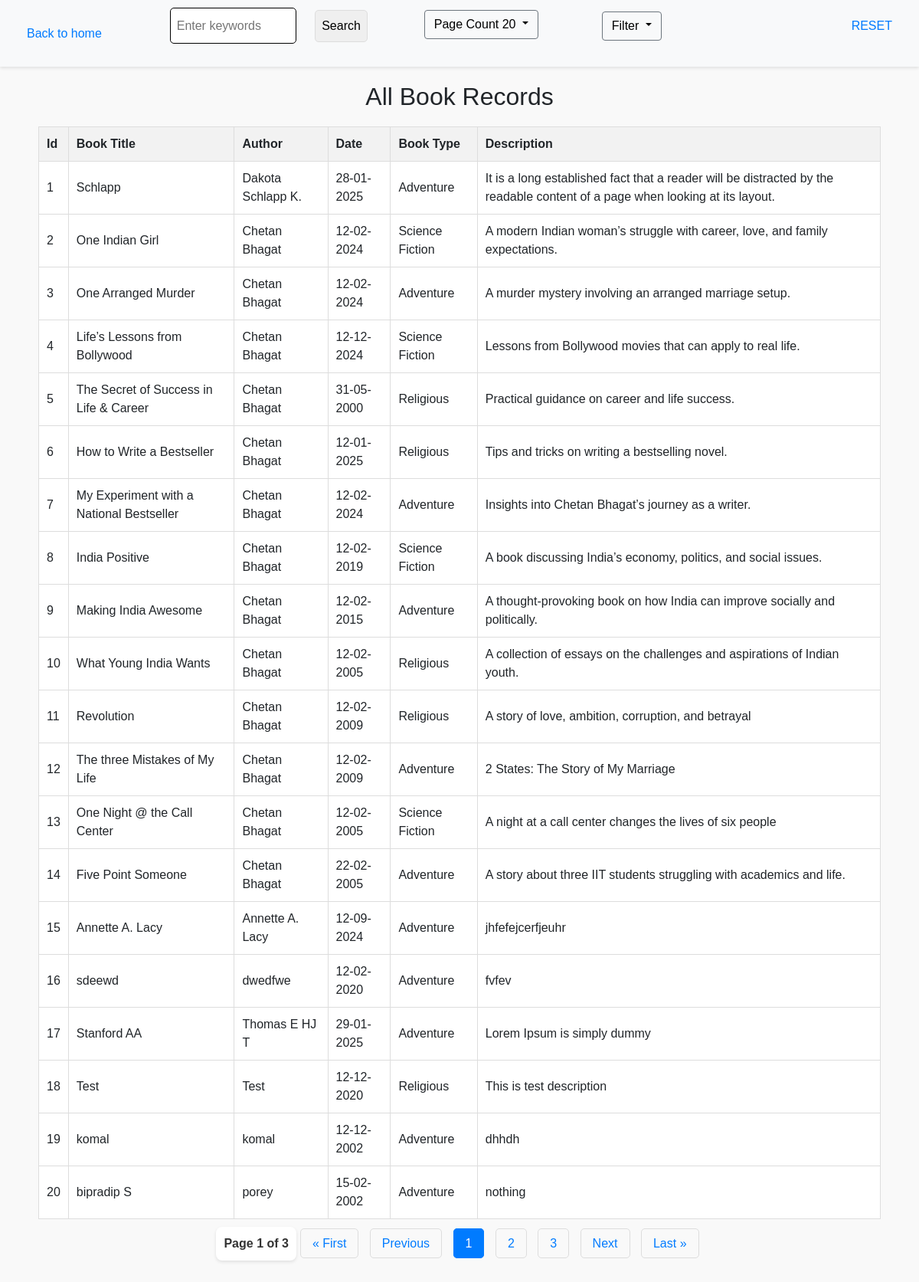
The app's page /display_all?records_per_page=20&search=&filter= with its own data.
### myapp/models.py (models this page shows, shortened)
class user(models.Model):
    id = models.AutoField(primary_key=True)
    title = models.CharField(max_length=50)
    book_type = models.CharField(max_length=30)
    author = models.CharField(max_length=50)
    date = models.DateField()
    description = models.TextField()
    updated_at = models.DateTimeField(auto_now=True)
    class Meta:
        ordering = ['-id']

### myapp/views.py (the view, shortened to what this page needs)
# urls.py: path('display_all', views.display_all, name='display_all'),
def display_all(request):
    search_query = request.GET.get('search', '')  # Fetch search query from request
    filter_option = request.GET.get('filter', '')  # Fetch filter option if any
    try:
        records_per_page = int(request.GET.get('records_per_page', 5))  # Default to 5 if not set or invalid
    except ValueError:
        records_per_page = 5  # Fallback to default if conversion fails
    users = user.objects.all().order_by('-id')
    if filter_option == 'published_before_2024':
        users = users.filter(date__lt='2024-01-01')  # Filter users with date before 2024
    elif filter_option == 'published_after_2024':
        users = users.filter(date__gte='2024-01-01')  # Filter users with date after 2024
    elif filter_option == 'Religious':
        users = users.filter(book_type__icontains='Religious')
    elif filter_option == 'Adventure':
        users = users.filter(book_type__icontains='Adventure')
    elif filter_option == 'Science Fiction':
        users = users.filter(book_type__icontains='Science Fiction')
    paginator = Paginator(users, records_per_page)
    page_number = request.GET.get('page', 1)  # Get current page number (default to 1)
    page_obj = paginator.get_page(page_number)
    for idx, user_obj in enumerate(page_obj.object_list, start=1):
        user_obj.display_id = idx
    start_index = (page_obj.number - 1) * records_per_page
    return render(request,'display_all.html', {
        'users': page_obj,  # Paginated user data
        'search': search_query,  # Include the search query
        'filter': filter_option,  # Include the filter option
        'records_per_page': records_per_page,  # Include records per page selected
        'start_index': start_index  # Records per page
    })

### myapp/templates/display_all.html (shortened to what this page needs)
<!DOCTYPE html>
<html lang="en">
<head>
    <link href="https://cdn.jsdelivr.net/npm/bootstrap@4.6.2/dist/css/bootstrap.min.css"
    rel="stylesheet">
</head>
<body>
    <div class="navbar">
        <a href="{% url 'index' %}">Back to home</a>
        <form action="{% url 'display_all' %}" method="get" onsubmit="disableSearchButton()">
                <input type="text" style="width: 165px; height: 47px; border-radius: 5px; border: 1px solid black;"
                   id="searchInput" placeholder="Enter keywords" name="search" value="{{ search }}" required> &nbsp;
            <input type="submit" id="searchButton" value="Search">
        </form>
     <form action="{% url 'display_all' %}" method="get" class="mb-4">
        <div class="dropdown dropdown-hover me-3">
            <button data-bs-toggle="dropdown" class="btn btn-secondary dropdown-toggle" type="button"
                id="dropdownMenuButton" style="background-color: transparent; color: black;"
                data-mdb-toggle="dropdown" aria-expanded="false">
                Page Count {{ records_per_page|default:5 }}
            </button>&nbsp;&nbsp;
        </div>
    </form>
    <form action="{% url 'display_all' %}" method="get">
    <div class="d-flex justify-content-center" style="margin-right: 150px;">
        <div class="dropdown dropdown-hover me-3">
            <button data-bs-toggle="dropdown" class="btn btn-secondary dropdown-toggle" type="button"
                id="dropdownMenuButton" style="background-color: transparent; color: black;"
                data-mdb-toggle="dropdown" aria-expanded="false">
                Filter
            </button>&nbsp;&nbsp;
        </div>
    </div>
</form>
                    <a href="{% url 'records_per_page_view_2' %}?default=true" style="margin-bottom: 20px;">RESET</a>
                </div>
    {% if not users %}
    <p style="text-align: center; color: #888;">No records found. Try adjusting your filters or search terms.</p>
    {% else %}
    <div class="container">
        <h2 style="text-align: center;">All Book Records</h2>
        <table>
            <tr>
                <th>Id</th>
                <th>Book Title</th>
                <th>Author</th>
                <th>Date</th>
                <th>Book Type</th>
                <th>Description</th>
            </tr>
            {% for i in users %}
            <tr>
                <td scope="row">{{ users.start_index|add:forloop.counter0 }}</td>
                <td>{{ i.title }}</td>
                <td>{{ i.author }}</td>
                <td>{{ i.date|date:'d-m-Y' }}</td>
                <td>{{ i.book_type }}</td>
                <td>{{ i.description }}</td>
            </tr>
            {% endfor %}
        </table>
        <div class="pagination">
            <div class="page-info">
                Page {{ users.number }} of {{ users.paginator.num_pages }}
            </div>
            <div class="pagination-links">
            {% if users.has_previous %}
                <a href="?page=1&search={{ search }}&filter={{ filter }}&records_per_page={{ records_per_page }}">« First</a>
                <a href="?page={{ users.previous_page_number }}&search={{ search }}&filter={{ filter }}&records_per_page={{ records_per_page }}">Previous</a>
            {% else %}
                <a class="disabled">« First</a>
                <a class="disabled">Previous</a>
                {% endif %}
                {% for num in users.paginator.page_range %}
                {% if users.number == num %}
                <a class="active">{{ num }}</a>
                {% else %}
                    <a href="?page={{ num }}&search={{ search }}&filter={{ filter }}&records_per_page={{ records_per_page }}">{{ num }}</a>
                    {% endif %}
            {% endfor %}
            {% if users.has_next %}
                <a href="?page={{ users.next_page_number }}&search={{ search }}&filter={{ filter }}&records_per_page={{ records_per_page }}">Next</a>
                <a href="?page={{ users.paginator.num_pages }}&search={{ search }}&filter={{ filter }}&records_per_page={{ records_per_page }}">Last »</a>
            {% else %}
                <a class="disabled">Next</a>
                <a class="disabled">Last »</a>
                {% endif %}
            </div>
        </div>
        {% endif %}
</body>
</html>

### myapp/templates/display_all.html (style rules this page uses)
body { font-family: Arial, sans-serif; margin: 0; padding: 0; background-color: #f9f9f9; }
.navbar { display: flex; justify-content: space-between; background-color: #f8f9fa; padding: 10px 20px; box-shadow: 0 2px 4px rgba(0, 0, 0, 0.1); }
.navbar a { color: #007bff; text-decoration: none; padding: 10px 15px; border-radius: 5px; }
.container { padding: 20px; }
form { margin-bottom: 20px; display: flex; align-items: center; flex-wrap: wrap; gap: 10px; }
form input, form select, form button { padding: 8px; border: 1px solid #ddd; border-radius: 5px; }
table { width: 100%; border-collapse: collapse; background: white; margin-top: 20px; }
table, th, td { border: 1px solid #ddd; }
th, td { padding: 10px; text-align: left; }
th { background-color: #f2f2f2; }
a { font-family: 'Lucida Sans', 'Lucida Sans Regular', 'Lucida Grande', 'Lucida Sans Unicode', Geneva, Verdana, sans-serif; }
.pagination { display: flex; justify-content: center; margin: 20px 0; }
.pagination a { color: #007bff; text-decoration: none; padding: 10px 15px; border: 1px solid #ddd; margin: 0 5px; border-radius: 5px; }
.pagination a.active { background-color: #007bff; color: white; border-color: #007bff; }
.page-info { font-size: 16px; font-weight: 600; color: #333; background-color: white; padding: 10px 10px; margin-top: -10px; border-radius: 8px; box-shadow: 0 2px 4px rgba(0, 0, 0, 0.1); text-align: center; }

### records on screen
user: start_index|add "1", title "Schlapp", author "Dakota Schlapp K.", date "28-01-2025", book_type "Adventure", description "It is a long established fact that a reader will be distracted by the readable content of a page when looking at its layout."
user: start_index|add "2", title "One Indian Girl", author "Chetan Bhagat", date "12-02-2024", book_type "Science Fiction", description "A modern Indian woman’s struggle with career, love, and family expectations."
user: start_index|add "3", title "One Arranged Murder", author "Chetan Bhagat", date "12-02-2024", book_type "Adventure", description "A murder mystery involving an arranged marriage setup."
user: start_index|add "4", title "Life’s Lessons from Bollywood", author "Chetan Bhagat", date "12-12-2024", book_type "Science Fiction", description "Lessons from Bollywood movies that can apply to real life."
user: start_index|add "5", title "The Secret of Success in Life & Career", author "Chetan Bhagat", date "31-05-2000", book_type "Religious", description "Practical guidance on career and life success."
user: start_index|add "6", title "How to Write a Bestseller", author "Chetan Bhagat", date "12-01-2025", book_type "Religious", description "Tips and tricks on writing a bestselling novel."
user: start_index|add "7", title "My Experiment with a National Bestseller", author "Chetan Bhagat", date "12-02-2024", book_type "Adventure", description "Insights into Chetan Bhagat’s journey as a writer."
user: start_index|add "8", title "India Positive", author "Chetan Bhagat", date "12-02-2019", book_type "Science Fiction", description "A book discussing India’s economy, politics, and social issues."
user: start_index|add "9", title "Making India Awesome", author "Chetan Bhagat", date "12-02-2015", book_type "Adventure", description "A thought-provoking book on how India can improve socially and politically."
user: start_index|add "10", title "What Young India Wants", author "Chetan Bhagat", date "12-02-2005", book_type "Religious", description "A collection of essays on the challenges and aspirations of Indian youth."
user: start_index|add "11", title "Revolution", author "Chetan Bhagat", date "12-02-2009", book_type "Religious", description "A story of love, ambition, corruption, and betrayal"
user: start_index|add "12", title "The three Mistakes of My Life", author "Chetan Bhagat", date "12-02-2009", book_type "Adventure", description "2 States: The Story of My Marriage"
user: start_index|add "13", title "One Night @ the Call Center", author "Chetan Bhagat", date "12-02-2005", book_type "Science Fiction", description "A night at a call center changes the lives of six people"
user: start_index|add "14", title "Five Point Someone", author "Chetan Bhagat", date "22-02-2005", book_type "Adventure", description "A story about three IIT students struggling with academics and life."
user: start_index|add "15", title "Annette A. Lacy", author "Annette A. Lacy", date "12-09-2024", book_type "Adventure", description "jhfefejcerfjeuhr"
user: start_index|add "16", title "sdeewd", author "dwedfwe", date "12-02-2020", book_type "Adventure", description "fvfev"
user: start_index|add "17", title "Stanford AA", author "Thomas E HJ T", date "29-01-2025", book_type "Adventure", description "Lorem Ipsum is simply dummy"
user: start_index|add "18", title "Test", author "Test", date "12-12-2020", book_type "Religious", description "This is test description"
user: start_index|add "19", title "komal", author "komal", date "12-12-2002", book_type "Adventure", description "dhhdh"
user: start_index|add "20", title "bipradip S", author "porey", date "15-02-2002", book_type "Adventure", description "nothing"

### other values on screen
{{ records_per_page|default:5 }} "20"
{{ users.number }} "1"
{{ users.paginator.num_pages }} "3"
{{ num }} "1"
{{ num }} "2" "3"
